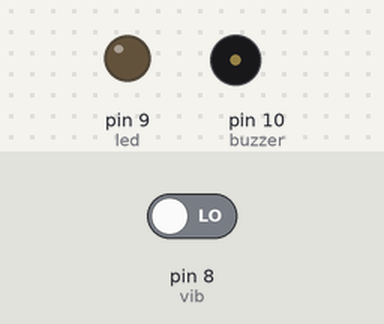
This sketch was run on a simulated Arduino Uno, built with avr-gcc and run on an emulated ATmega328P. Shown: output pins drawn as LEDs (lit = HIGH), buzzer (waves = sounding, pin HIGH). Inputs (shaded band) come from the test bench; at power-on: pin 8 (vib) LOW.

Above: at 1.2 s.
1.3 s: pin 8 (vib) driven HIGH
At 1.9 s:
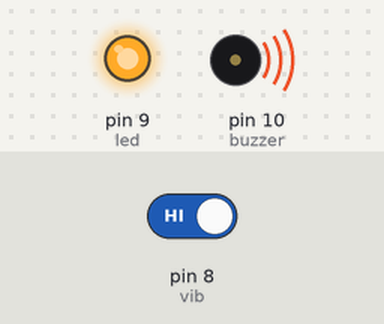
Timing chart, 0 to 4.3 s (numbered marks = the images above; inputs shaded):
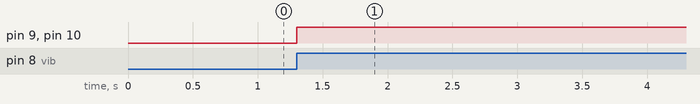

The sketch:

Alarma_Sismica.ino
```cpp
//Alarma Sismica
int vib=8;
int led=9;
int buzzer=10;
bool estado;

void setup()
{
  pinMode(vib,INPUT);
  pinMode(led,OUTPUT);
  pinMode(buzzer,OUTPUT);
}

void loop()
{
  estado=digitalRead(vib);
  if(estado==HIGH)
  {
    digitalWrite(led,HIGH);
    digitalWrite(buzzer,HIGH);
    delay(5000);
    }
  else
  {
    digitalWrite(led,LOW);
    digitalWrite(buzzer,LOW);
    }
}
```

Measured:
- after the input at 1.3 s, pin 9 (led), pin 10 (buzzer): LOW → HIGH at once
